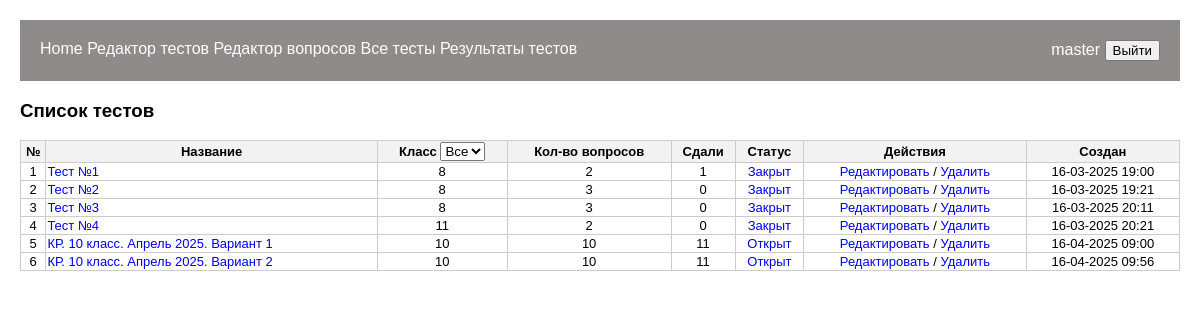
Screenshot of /tests/tests_list_admin (signed in) with the database file from the repository.
### tests/models.py (models this page shows, shortened)
class Test(models.Model):
    title = models.CharField(max_length=200, verbose_name='Название')
    questions = models.ManyToManyField(Question, verbose_name='Вопросы')
    created_by = models.ForeignKey(User, on_delete=models.CASCADE, verbose_name='Автор')
    time_create_test = models.DateTimeField(default=datetime.datetime.now(), verbose_name='Создано')
    klass_destination = models.CharField(default='7', max_length=2, choices=CLASSES, verbose_name='Класс')
    repeated_answer = models.BooleanField(default=False, verbose_name='Разрешена отправка')
    only_one_answer = models.BooleanField(default=True, verbose_name='Многократность ответов')
    tmp = models.BooleanField(default=True, verbose_name='Без заданий (временный тест)')

### tests/views.py (the view)
# urls.py: path('tests_list_admin', test_list_admin, name='tests_list_admin'),
@login_required
def test_list_admin(request):
    tests = Test.objects.exclude(tmp=True) # Отбор всех тестов без tmp==True
    results = StudentResponse.objects.all()
    count_results = {res.test_id: 0 for res in results}
    for res in results:
        count_results[res.test_id] += 1
    data = {test: [test, count_results[test.id] if StudentResponse.objects.filter(test_id=test.id).exists() else 0,
                Test.objects.filter(id=test.id)[0].questions.count()] for test in tests}
    tmp_tests = Test.objects.exclude(tmp=False)
    return render(request, 'tests/tests_list_admin.html', {
                                'data': data,
                                'tmp_tests': tmp_tests
                            })

### tests/templates/tests/tests_list_admin.html (shortened to what this page needs)
{% extends 'tests/base.html' %}
{% block content %}
<h3>Список тестов</h3>
<table id="table_total">
    <thead>
        <th>№</th>
        <th>Название</th>
        <th>
            <label for="classFilter">Класс</label>
            <select id="classFilter">
                <option value="">Все</option>
            </select>
        </th>
        <th>Кол-во вопросов</th>
        <th>Сдали</th>
        <th>Статус</th>
        <th>Действия</th>
        <th>Создан</th>
    </thead>
    <tbody>
        {% for k, value in data.items %}
        <tr data-class="{{ value.0.klass_destination }}">
            <td align="center">
                {{ forloop.counter }}
            </td>
            <td>
                <a href="{% url 'take_test' value.0.id %}">{{ value.0.title }}</a>
            </td>
            <td align="center">
                {{ value.0.klass_destination }}
            </td>
            <td align="center">
                {{ value.2 }}
            </td>
            <td align="center">
                {{ value.1 }}
            </td>
            {% if value.0.repeated_answer %}
                <td align="center">
                    <a href="{% url 'test_open_status_update' value.0.id 0 %}">Открыт</a>
                </td>
            {% else %}
                <td align="center">
                    <a href="{% url 'test_open_status_update' value.0.id 1 %}">Закрыт</a>
                </td>
            {% endif %}
            <td align="center">
                <a href="{% url 'edit_test' value.0.id %}">Редактировать</a> /
                <a href="{% url 'delete_test' value.0.id %}">Удалить</a>
            </td>
            <td align="center">
                {{ value.0.time_create_test|date:"d-m-Y H:i" }}
            </td>
        </tr>
        {% endfor %}
    </tbody>
</table>
{% endblock %}

### tests/templates/tests/base.html (shortened to what this page needs)
<!DOCTYPE html>
<html lang="ru">
<head>
    {% load static %}
    <link rel="stylesheet" type="text/css" href="{% static 'css/styles.css' %}">
</head>
<body>
    <div class="navbar">
        <div class="nav-left">
            <a href="{% url 'home' %}">Home</a>
            {% if user.is_authenticated %}
            {% if user.is_superuser %}
            <a href="{% url 'add_test' %}">Редактор тестов</a>
            {% endif %}
            {% if user.is_superuser %}
            <a href="{% url 'list_questions' %}">Редактор вопросов</a>
            {% endif %}
            {% if user.is_superuser %}
            <a href="{% url 'tests_list_admin' %}">Все тесты</a>
            {% else %}
            <a href="{% url 'test_list' %}">Тесты</a>
            {% endif %}
            {% if user.is_superuser %}
            <a href="{% url 'tests_all_results_admin' %}">
                Результаты тестов
            </a>
            {% else %}
            <a href="{% url 'my_tests' %}">
                Мои результаты
            </a>
            {% endif %}
            {% endif %}
        </div>
        {% if user.is_authenticated %}
        <div class="nav-right">
            <a href="{% url 'user_page' user.id %}">{{ user.username }}</a>
            <form method="post" action="{% url 'logout' %}" style="display:inline;">
                <button type="submit">Выйти</button>
            </form>
        </div>
        {% endif %}
    </div>
    <div>
        {% block content %}
        {% endblock %}
    </div>
</body>
</html>

### tests/static/css/styles.css (style rules this page uses)
#table_total { width: 100%; border-collapse: collapse; margin: auto; margin-bottom: 20px; font-size: small; }
th, td { border: 1px solid #ccc; }
td a { text-decoration: none; }
th { background-color: #f2f2f2; }
.navbar { display: flex; justify-content: space-between; background-color: #8f8b8b; padding: 20px; }
.navbar a { color: white; text-decoration: none; }
body { font-family: Arial, sans-serif; margin: 20px; }

### rows the page displays
Test: title "Тест №1", klass_destination "8", value "2", value "1", repeated_answer "Закрыт", time_create_test "16-03-2025 19:00"
Test: title "Тест №2", klass_destination "8", id "3", value "0", repeated_answer "Закрыт", time_create_test "16-03-2025 19:21"
Test: title "Тест №3", klass_destination "8", value "3", value "0", repeated_answer "Закрыт", time_create_test "16-03-2025 20:11"
Test: title "Тест №4", klass_destination "11", value "2", value "0", repeated_answer "Закрыт", time_create_test "16-03-2025 20:21"
Test: title "КР. 10 класс. Апрель 2025. Вариант 1", klass_destination "10", value "11", repeated_answer "Открыт", time_create_test "16-04-2025 09:00"
Test: title "КР. 10 класс. Апрель 2025. Вариант 2", klass_destination "10", value "11", repeated_answer "Открыт", time_create_test "16-04-2025 09:56"

### other values shown
{{ user.username }} "master"
